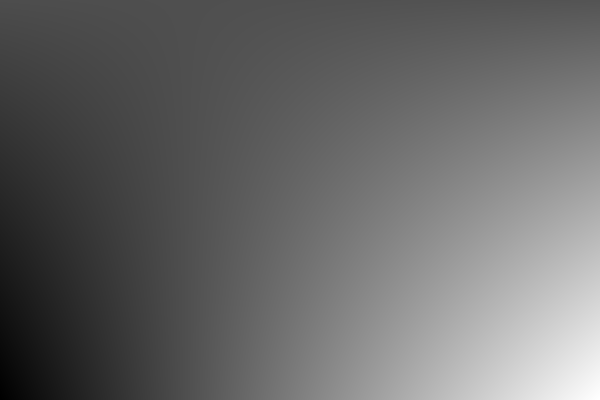
#> input picture Media Files/input_images/img_6.jpg, 600 x 400 px
$ python 03_thresholding.py
#> lines starting #> are read from the running program, lines starting #| are printed output that depends on the picture; after the words box and inside, x2 and y2 are one past the last pixel; in counts of white or black regions, pixels touching at a corner belong together
import cv2
from matplotlib import pyplot as plt

img = cv2.imread('../Media Files/input_images/img_6.jpg', 0)
#> img is the input picture: shape (400, 600); min 0, max 255, mean 103.9
_, thresh1 = cv2.threshold(src=img, thresh=127, maxval=255, type=cv2.THRESH_BINARY)
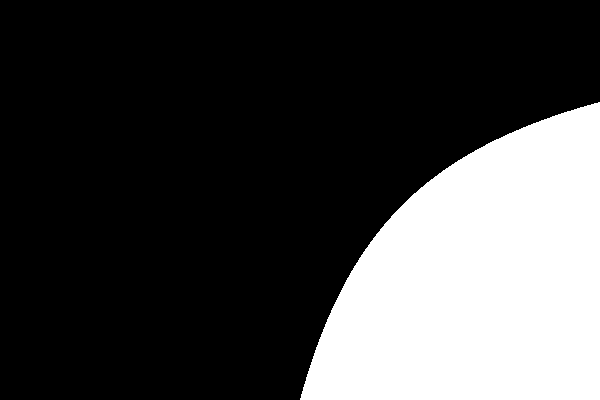
#> thresh1: shape (400, 600); 26.3% white; 1 white region, box (x1, y1, x2, y2) and area: (300, 102, 600, 400) 63019
_, thresh2 = cv2.threshold(src=img, thresh=127, maxval=255, type=cv2.THRESH_BINARY_INV)
_, thresh3 = cv2.threshold(src=img, thresh=127, maxval=255, type=cv2.THRESH_TRUNC)
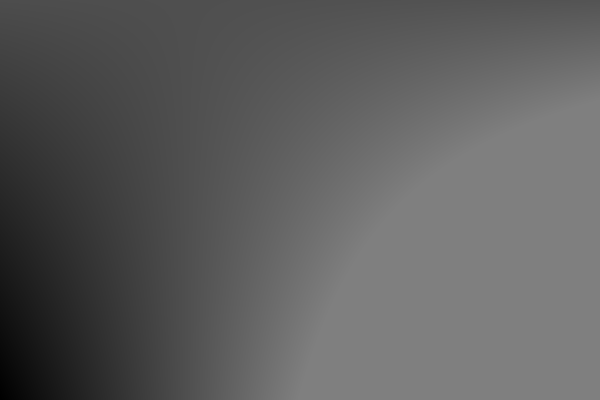
#> thresh3: shape (400, 600); min 0, max 127, mean 93.7
_, thresh4 = cv2.threshold(src=img, thresh=127, maxval=255, type=cv2.THRESH_TOZERO)
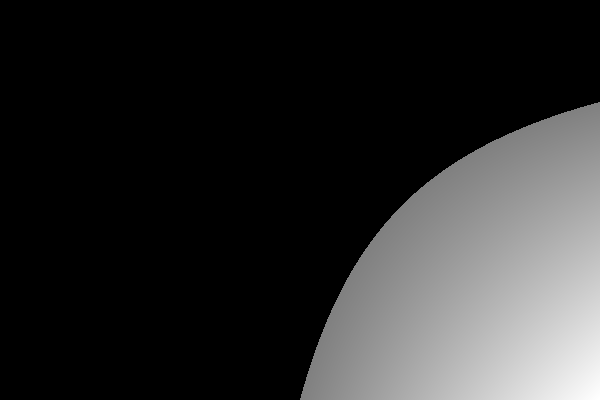
#> thresh4: shape (400, 600); min 0, max 255, mean 43.6
_, thresh5 = cv2.threshold(src=img, thresh=127, maxval=255, type=cv2.THRESH_TOZERO_INV)
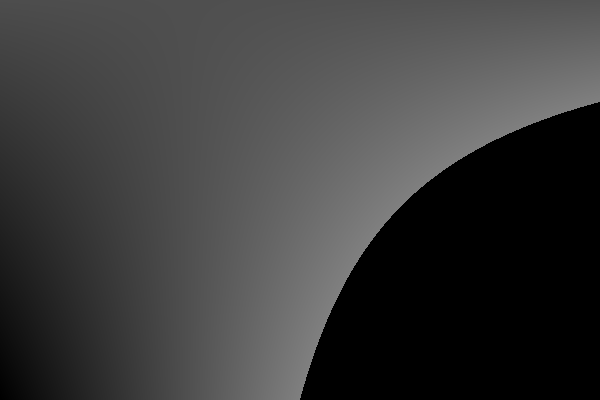
#> thresh5: shape (400, 600); min 0, max 127, mean 60.3

titles = ['Original Image', 'BINARY', 'BINARY_INV', 'TRUNC', 'TOZERO', 'TOZERO_INV']
images = [img, thresh1, thresh2, thresh3, thresh4, thresh5]

for i in range(6):
    plt.subplot(2, 3, i + 1), plt.imshow(images[i], 'gray')
    plt.title(titles[i])
    plt.xticks([]), plt.yticks([])

plt.show()

$ run again, with Media Files/input_images/img_1.jpg copied over Media Files/input_images/img_6.jpg
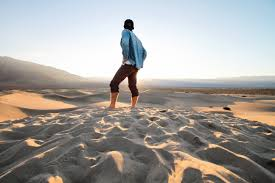
#> input picture Media Files/input_images/img_1.jpg, 275 x 183 px
#> `_, thresh1 = cv2.threshold(src=img, thresh=127, maxval=255, type=cv2.T..`:
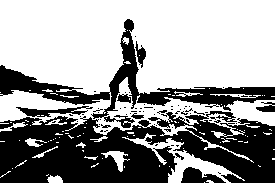
#> thresh1: shape (183, 275); 60.8% white; 70 black regions (60 under 20 px), largest, box (x1, y1, x2, y2) and area: (0, 111, 275, 183) 13611, (0, 19, 275, 128) 4670, (181, 167, 226, 183) 410
#> `_, thresh5 = cv2.threshold(src=img, thresh=127, maxval=255, type=cv2.T..`:
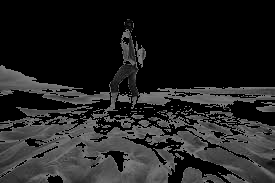
#> thresh5: shape (183, 275); min 0, max 127, mean 35

$ run again, with Media Files/input_images/img_10.jpg copied over Media Files/input_images/img_6.jpg
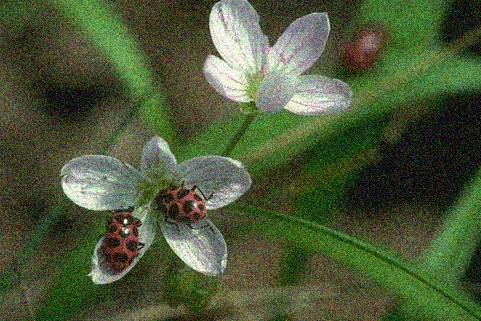
#> input picture Media Files/input_images/img_10.jpg, 481 x 321 px
#> `_, thresh1 = cv2.threshold(src=img, thresh=127, maxval=255, type=cv2.T..`:
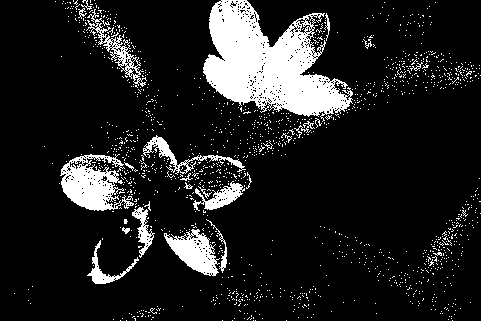
#> thresh1: shape (321, 481); 12.8% white; 1437 white regions (1412 under 20 px), largest, box (x1, y1, x2, y2) and area: (203, 0, 353, 122) 9859, (60, 154, 134, 211) 2304, (164, 229, 220, 276) 1335
#> `_, thresh5 = cv2.threshold(src=img, thresh=127, maxval=255, type=cv2.T..`:
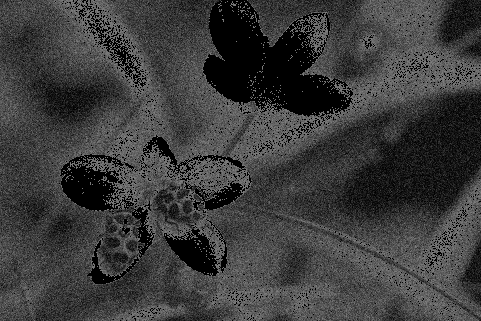
#> thresh5: shape (321, 481); min 0, max 127, mean 59.6

$ run again, with Media Files/input_images/img_12.jpg copied over Media Files/input_images/img_6.jpg
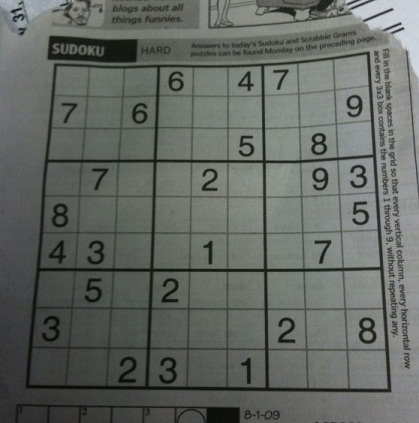
#> input picture Media Files/input_images/img_12.jpg, 419 x 423 px
#> `_, thresh1 = cv2.threshold(src=img, thresh=127, maxval=255, type=cv2.T..`:
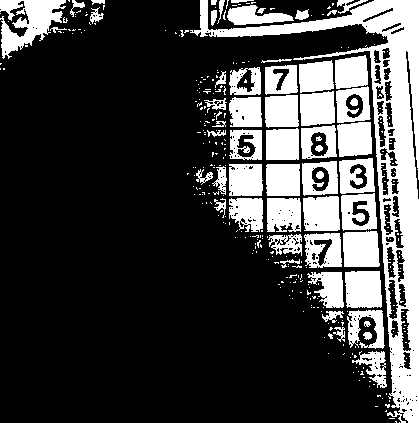
#> thresh1: shape (423, 419); 25.6% white; 333 white regions (274 under 20 px), largest, box (x1, y1, x2, y2) and area: (190, 0, 419, 423) 14935, (0, 0, 66, 59) 2037, (345, 271, 382, 308) 1282
#> `_, thresh5 = cv2.threshold(src=img, thresh=127, maxval=255, type=cv2.T..`:
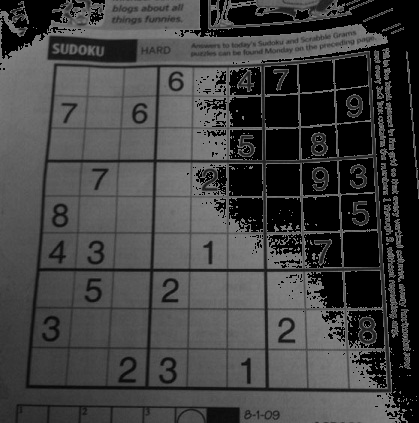
#> thresh5: shape (423, 419); min 0, max 127, mean 65.3
